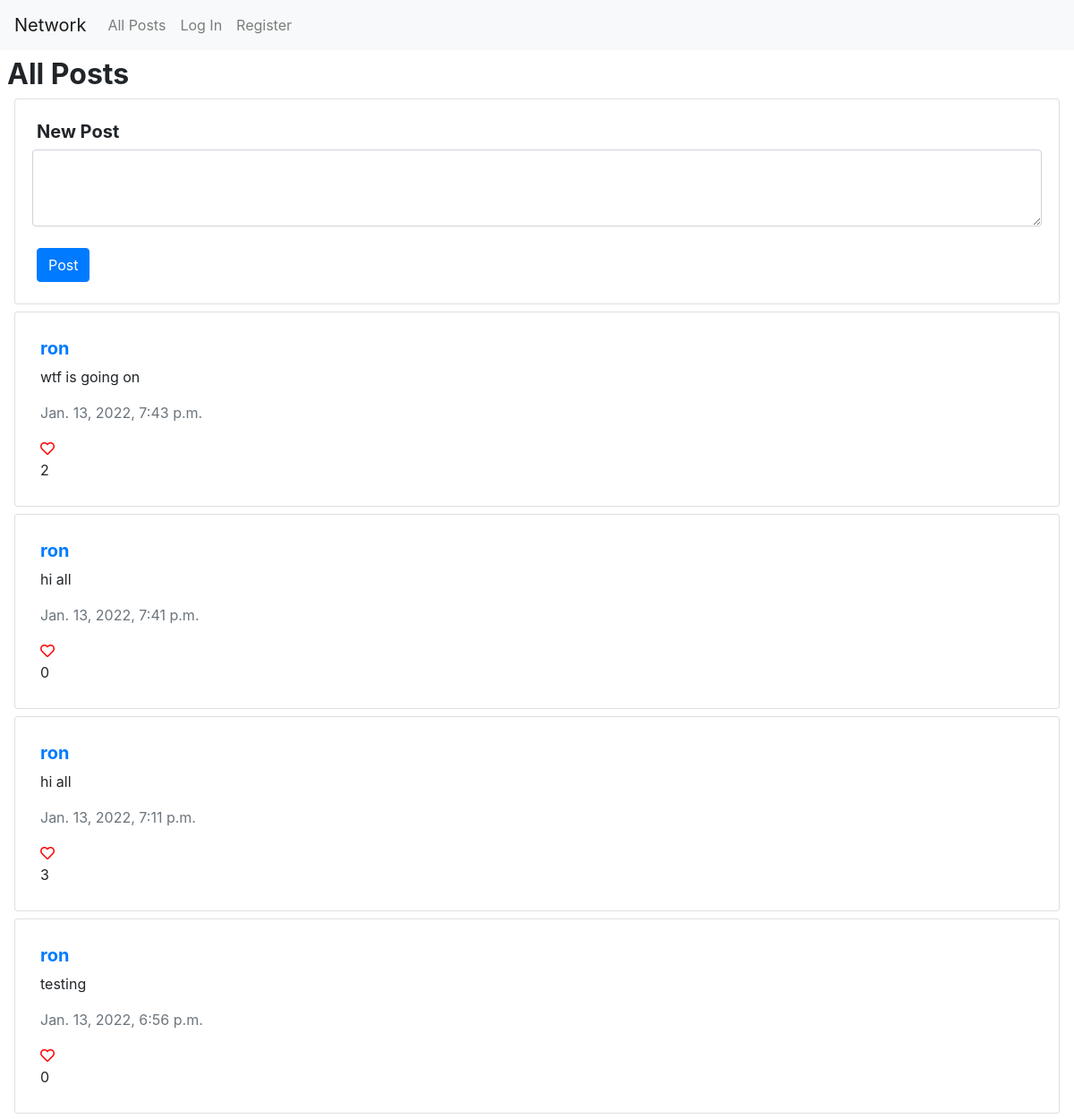
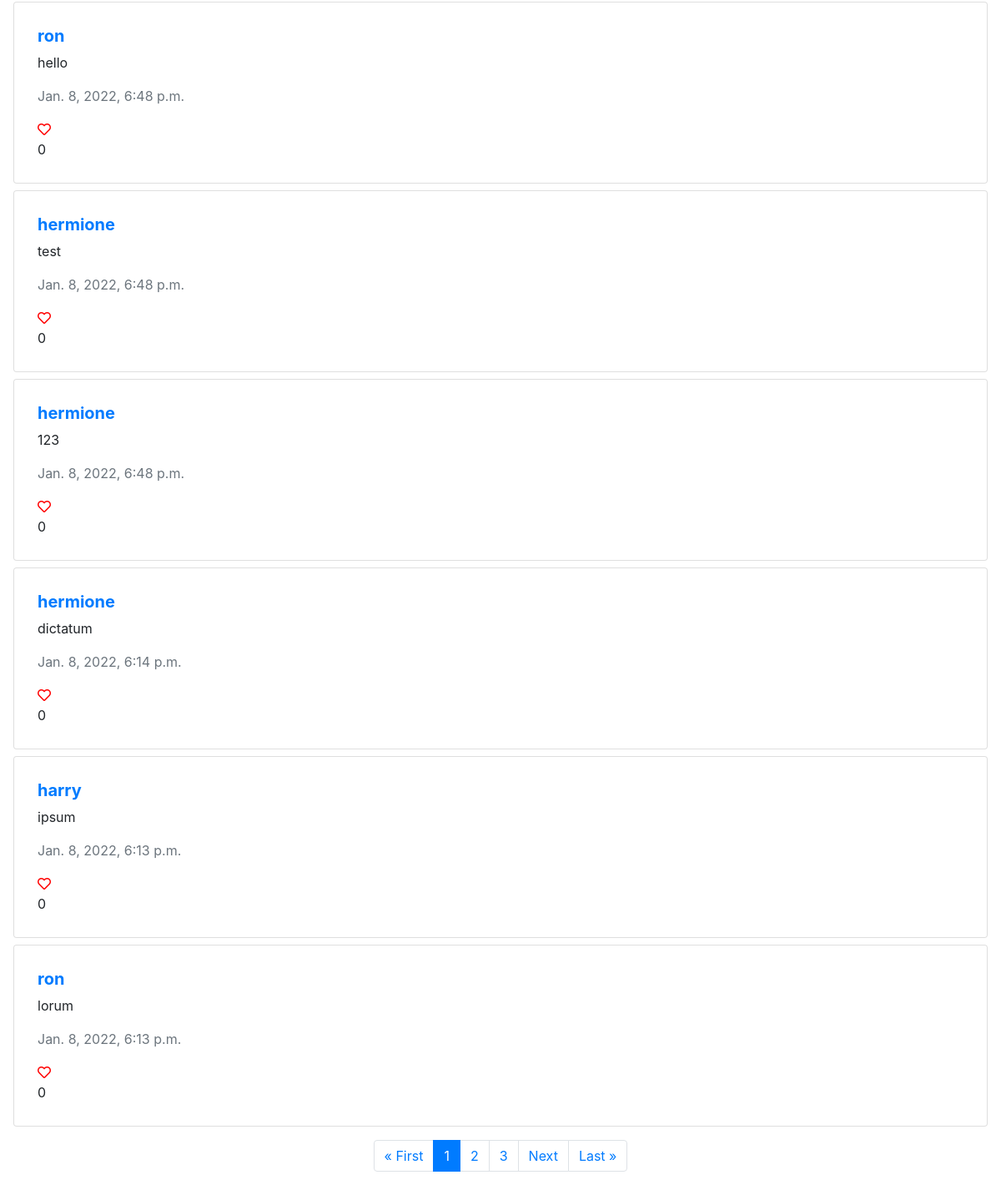
The page / on the database its author committed (2 pictures, top to bottom).
### network/models.py (models this page shows)
class Post(models.Model):
    creator = models.ForeignKey(User, on_delete=models.CASCADE, related_name="user_posts")
    content = models.CharField(max_length=256)
    timestamp = models.DateTimeField(default=timezone.now)
    likes = models.ManyToManyField(User, blank=True, related_name="liked_posts")
    liked = models.BooleanField(default=False)

class User(AbstractUser):
    pass

### network/views.py (the view)
# urls.py: path("", views.index, name="index"),
def index(request):
    all_posts = Post.objects.all().order_by('-timestamp')
    user = request.user
    for post in all_posts:
        if user in post.likes.all():
            post.liked = True
            post.save()
        else:
            post.liked = False
            post.save()
        print(post.liked)
    paginator = Paginator(all_posts, MAX_POST_ON_PAGE)
    page_number = request.GET.get('page')
    page_obj = paginator.get_page(page_number)
    if request.method == 'POST':
        form = PostForm(request.POST)
        if form.is_valid():
            NewPost = form.save(commit=False)
            NewPost.creator = request.user
            NewPost.save()
            return render(request, "network/index.html", {
                "form": PostForm(),
                "success": True,
                "posts": page_obj
            })
    else:
        return render(request, "network/index.html", {
            "form": PostForm(),
            "form_edit": EditPost(),
            "posts": page_obj
        })

### network/views.py
class PostForm(ModelForm):
    class Meta:
        model = Post
        fields = ['content']
        labels = {
            'content': "",
        }
        widgets = {
            'content': forms.Textarea(attrs={'class': "col-lg-12", 'id': "edit_post", 'cols': 250, 'rows': 3})
        }

class EditPost(forms.Form):
    edit_post_content = forms.Field(widget=forms.Textarea({
        'id': 'post_edit_content', 'rows': 3, 'class': "col-lg-12", 'cols': 250}), required=True)

### network/templates/network/index.html (shortened to what this page needs)
{% extends "network/layout.html" %}
{% load crispy_forms_tags %}
{% block body %}
    <div class="p-2">
        <h2><strong>All Posts</strong></h2>
        <div class="card m-2 p-4">
            <h5><strong>New Post</strong></h5>
                    <form action="{% url 'index' %}" method="post">
                        <div class="form-row">
                            {{ form|crispy }}
                        </div>
                        <input type="submit" class="btn btn-primary mt-2" value="Post">
                    </form>
        </div>
        {% for post in posts %}
        <div class="card m-2 p-2">
            <div class="card-body">
                <a href="{% url 'profile' post.creator %}">
                    <h5><strong>{{post.creator}}</strong></h5>
                </a>
                <p class="card-text" id="post_content_{{post.id}}">{{post.content}}</p>
                <p class="text-secondary">{{post.timestamp}}</p>
                <div class="like-post-link" data-id="{{post.id}}">
                    <span id="like_btn_{{post.id}}" class="{% if post.liked %} fas {%else%} far {% endif %} fa-heart" style="color: red;"></span>
                    <div id="counter_{{post.id}}" class="like-counter">{{post.likes.count}}</div>
                </div>
            </div>
        </div>
        {% endfor %}
    </div>
{% endblock %}

### network/templates/network/layout.html (shortened to what this page needs)
{% load static %}
<!DOCTYPE html>
<html lang="en">
    <head>
        <link rel="stylesheet" href="https://use.fontawesome.com/releases/v5.7.0/css/all.css">
        <link rel="stylesheet" href="https://stackpath.bootstrapcdn.com/bootstrap/4.4.1/css/bootstrap.min.css">
        <link href="{% static 'network/styles.css' %}" rel="stylesheet">
    </head>
    <body>
        <nav class="navbar navbar-expand-lg navbar-light bg-light">
            <a class="navbar-brand" href="#">Network</a>
            <div>
              <ul class="navbar-nav mr-auto">
                <li class="nav-item">
                  <a class="nav-link" href="{% url 'index' %}">All Posts</a>
                </li>
                {% if user.is_authenticated %}
                    <li class="nav-item">
                        <a class="nav-link" href="{% url 'following_posts' %}">Following</a>
                    </li>
                    <li class="nav-item">
                        <a class="nav-link" href="{% url 'logout' %}">Log Out</a>
                    </li>
                {% else %}
                    <li class="nav-item">
                        <a class="nav-link" href="{% url 'login' %}">Log In</a>
                    </li>
                    <li class="nav-item">
                        <a class="nav-link" href="{% url 'register' %}">Register</a>
                    </li>
                {% endif %}
              </ul>
            </div>
          </nav>
        <div class="body">
            {% block body %}
            {% endblock %}
        </div>
        <ul class="pagination justify-content-center">
            <li class="page-item">
                <a class="page-link" href="?page=1">&laquo
                    First</a></li>
            {% if posts.paginator.num_pages > 1 %}
            {% for i in posts.paginator.page_range %}
            {% if posts.number == i %}
            <li class="page-item active">
                <a class="page-link">{{ i }}</a>
            </li>
            {% elif i > posts.number|add:'-3' and i < posts.number|add:'3' %}
            <li class="page-item">
                <a class="page-link" href="?page={{ i }}">{{ i }}</a>
            </li>
            {% endif %}
            {% endfor %}
            {% endif %}
            {% if posts.has_next %}
            <li class="page-item">
                <a class="page-link" href="?page={{ posts.next_page_number }}">
                    Next
                </a>
            </li>
            {% endif %}
            <li class="page-item">
                <a class="page-link" href="?page={{posts.paginator.num_pages}}">Last
                    &raquo</a></li>
        </ul>
    </body>
</html>

### rows shown on the page
Post: creator "ron", content "wtf is going on", timestamp "Jan. 13, 2022, 7:43 p.m.", liked False (drawn), likes.count "2"
Post: creator "ron", content "hi all", timestamp "Jan. 13, 2022, 7:41 p.m.", liked False (drawn), likes.count "0"
Post: creator "ron", content "hi all", timestamp "Jan. 13, 2022, 7:11 p.m.", liked False (drawn), likes.count "3"
Post: creator "ron", content "testing", timestamp "Jan. 13, 2022, 6:56 p.m.", liked False (drawn), likes.count "0"
Post: creator "ron", content "hello", timestamp "Jan. 8, 2022, 6:48 p.m.", liked False (drawn), likes.count "0"
Post: creator "hermione", content "test", timestamp "Jan. 8, 2022, 6:48 p.m.", liked False (drawn), likes.count "0"
Post: creator "hermione", content "123", timestamp "Jan. 8, 2022, 6:48 p.m.", liked False (drawn), likes.count "0"
Post: creator "hermione", content "dictatum", timestamp "Jan. 8, 2022, 6:14 p.m.", liked False (drawn), likes.count "0"
Post: creator "harry", content "ipsum", timestamp "Jan. 8, 2022, 6:13 p.m.", liked False (drawn), likes.count "0"
Post: creator "ron", content "lorum", timestamp "Jan. 8, 2022, 6:13 p.m.", liked False (drawn), likes.count "0"

### other values the page prints
{{ i }} "1"
{{ i }} "2" "3"
